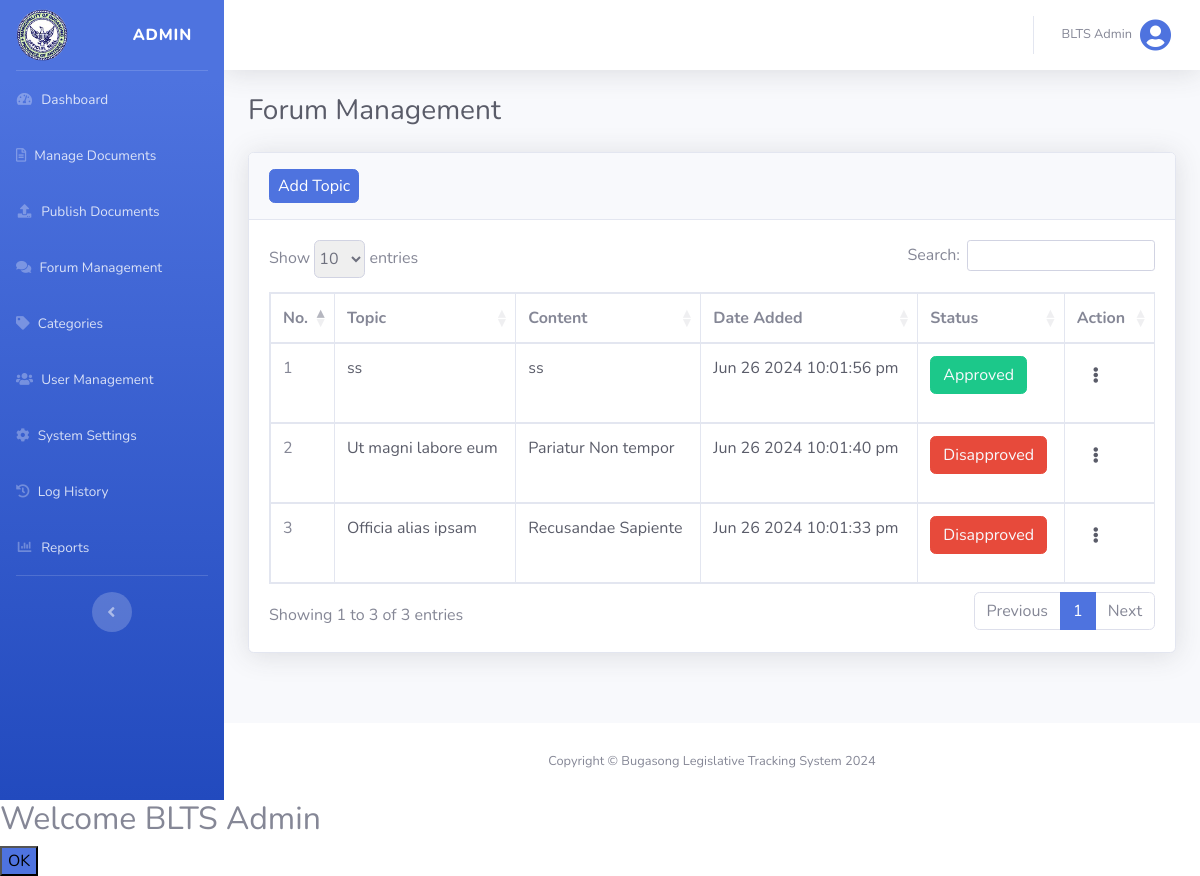
The app's page /views/admin_forum.php (signed in), older data.
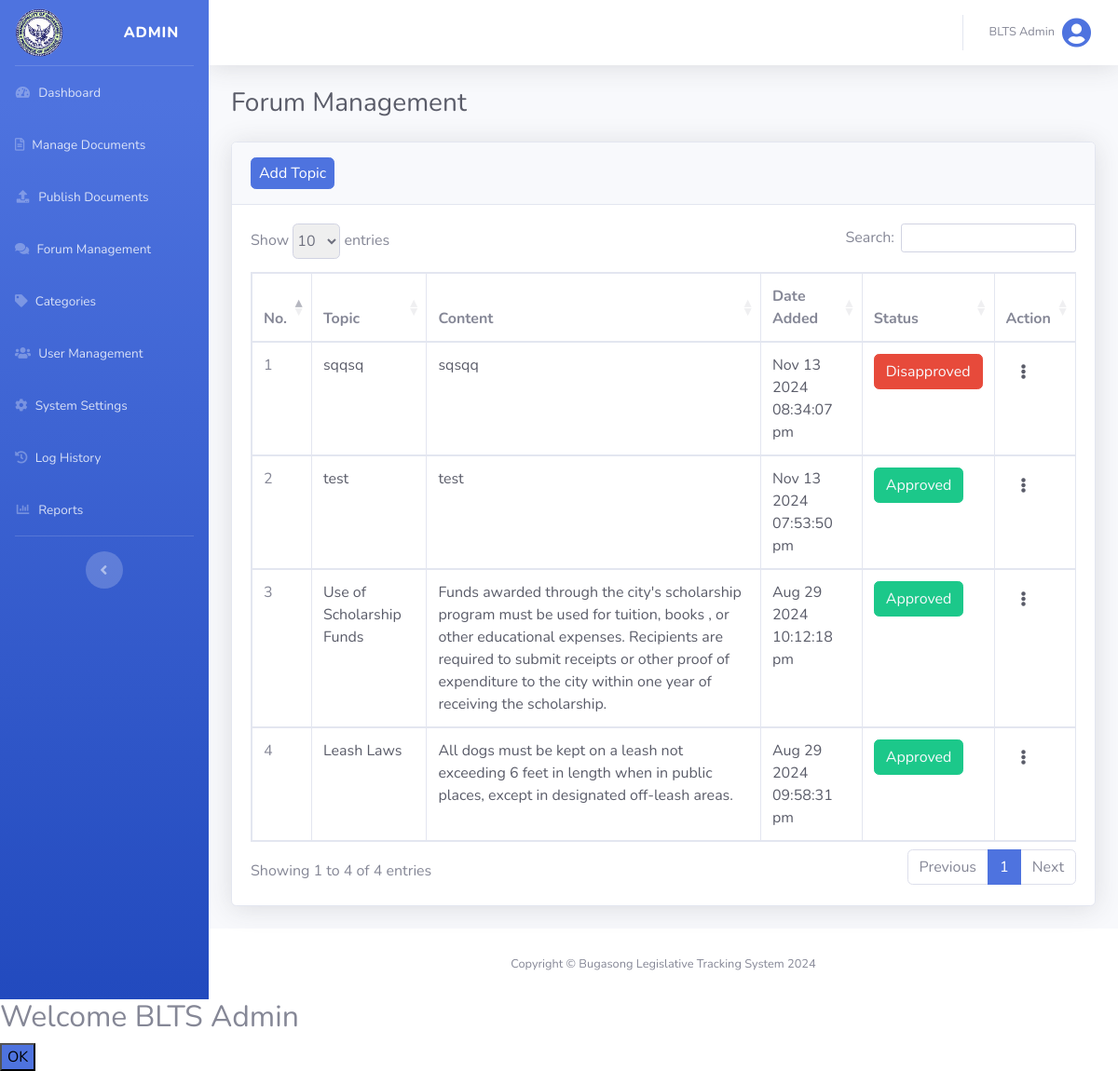
The same page, newer data.
### tables this page shows
CREATE TABLE `posts` (
  `post_id` int(255) NOT NULL,
  `user_id` int(255) NOT NULL,
  `topic` longtext NOT NULL,
  `message` longtext NOT NULL,
  `status` int(255) NOT NULL DEFAULT 0,
  `reason` varchar(255) DEFAULT NULL,
  `date_added` datetime(6) NOT NULL DEFAULT current_timestamp(6)
);

### config/functions.php (called while the page is built, shortened)
<?php
function isAdmin()
{
    return isset($_SESSION['user_type']) && $_SESSION['user_type'] === 'admin';
}
function getAllPostDescAdmin()
{
    global $conn;
    $query = "
        SELECT
            post_id,
            user_id,
            topic,
            message,
            status,
            date_added
        FROM posts
        ORDER BY date_added DESC
    ";
    $stmt = $conn->prepare($query);
    $stmt->execute();
    $result = $stmt->get_result();
    if ($result->num_rows > 0) {
        $posts = $result->fetch_all(MYSQLI_ASSOC);
    } else {
        $posts = [];
    }
    return $posts;
}

### views/admin_forum.php (the view, shortened to what this page needs)
<?php
@include('header.php');
?>
<div id="content-wrapper" class="d-flex flex-column">
    <div id="content">
        <?php @include('top_navbar.php'); ?>
        <?php if (isAdmin()): ?>
            <div class="container-fluid">
                <div class="d-sm-flex align-items-center justify-content-between mb-4">
                    <h1 class="h3 mb-0 text-gray-800">Forum Management</h1>
                </div>
                <div class="card shadow mb-4">
                    <div class="card-header py-3">
                        <a href="citizen_forum.php" class="btn btn-primary px-2 py-1">Add Topic</a>
                    </div>
                    <div class="card-body">
                        <div class="table-responsive">
                            <table class="table table-bordered" id="dataTable1" width="100%" cellspacing="0">
                                <thead>
                                    <tr>
                                        <th style="width: 5%;">No.</th>
                                        <th>Topic</th>
                                        <th>Content</th>
                                        <th>Date Added</th>
                                        <th>Status</th>
                                        <th>Action</th>
                                    </tr>
                                </thead>
                                <tbody>
                                    <?php $count = 1; ?>
                                    <?php foreach (getAllPostDescAdmin() as $post): ?>
                                        <tr>
                                            <td><?php echo $count++; ?></td>
                                            <td class="text-gray-800"><?php echo $post['topic']; ?></td>
                                            <td class="text-gray-800"><?php echo $post['message']; ?></td>
                                            <td class="text-gray-800">
                                                <?php echo date('M d Y h:i:s a', strtotime($post['date_added'])); ?>
                                            </td>
                                            <td class="text-gray-800">
                                                <a class="status-button <?php echo ($post['status'] == '0') ? '' : 'unpublish'; ?>"
                                                    href="../actions/admin_update.php?update_status=<?php echo $post['status']; ?>&post_id=<?php echo $post['post_id']; ?>"><?php echo ($post['status'] == '0') ? '<p class="text-light btn btn-danger ">Disapproved</p>' : '<p class="text-light btn btn-success">Approved</p>' ?></a>
                                            </td>
                                            <td>
                                                <a class="nav-link" href="#" id="actionDropdownMenu" role="button"
                                                    data-toggle="dropdown" aria-haspopup="true" aria-expanded="false">
                                                    <i class="fa fa-ellipsis-v text-dark"></i>
                                                </a>
                                            </td>
                                        </tr>
                                    <?php endforeach; ?>
                                </tbody>
                            </table>
                        </div>
                    </div>
                </div>
            </div>
        <?php else:
            redirect('dashboard', ''); ?>
        <?php endif; ?>
    </div>
    <footer class="sticky-footer bg-white">
        <div class="container my-auto">
            <div class="copyright text-center my-auto">
                <span>Copyright &copy; Bugasong Legislative Tracking System 2024</span>
            </div>
        </div>
    </footer>
</div>
<?php
@include('footer.php');
?>

Row changes from the older to the newer data that the page shows:
removed posts: topic "ss", message "ss", date_added "Jun 26 2024 10:01:56 pm", status "Approved"
removed posts: topic "Ut magni labore eum", message "Pariatur Non tempor", date_added "Jun 26 2024 10:01:40 pm", status "Disapproved"
removed posts: topic "Officia alias ipsam", message "Recusandae Sapiente", date_added "Jun 26 2024 10:01:33 pm", status "Disapproved"
added posts: topic "sqqsq", message "sqsqq", date_added "Nov 13 2024 08:34:07 pm", status "Disapproved"
added posts: topic "test", message "test", date_added "Nov 13 2024 07:53:50 pm", status "Approved"
added posts: topic "Use of Scholarship Funds", message "Funds awarded through the city's scholarship program must be used for tuition, books , or other educational expenses. Recipients are required to submit receipts or other proof of expenditure to the city within one year of receiving the scholarship.", date_added "Aug 29 2024 10:12:18 pm", status "Approved"
added posts: topic "Leash Laws", message "All dogs must be kept on a leash not exceeding 6 feet in length when in public places, except in designated off-leash areas.", date_added "Aug 29 2024 09:58:31 pm", status "Approved"
Text that changed along with them:
text written by a page script: "Show entries Search: Showing 1 to 3 of 3 entries Previous 1 Next" → "Show entries Search: Showing 1 to 4 of 4 entries Previous 1 Next"
